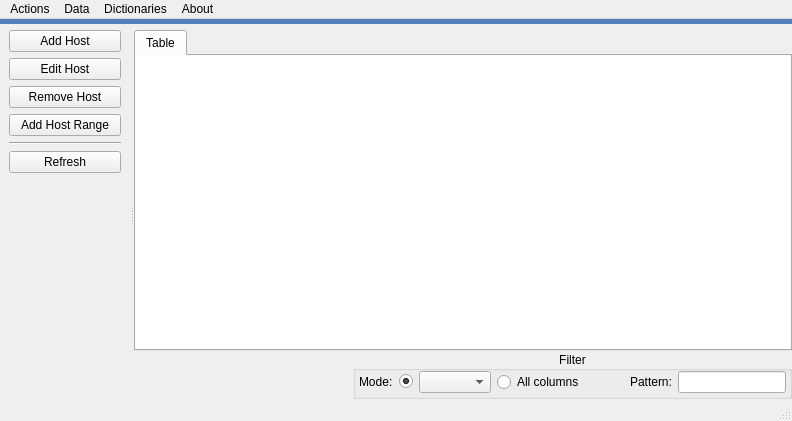
<?xml version="1.0" encoding="UTF-8"?>
<ui version="4.0">
 <class>MainWindow</class>
 <widget class="QMainWindow" name="MainWindow">
  <property name="geometry">
   <rect>
    <x>0</x>
    <y>0</y>
    <width>792</width>
    <height>421</height>
   </rect>
  </property>
  <property name="windowTitle">
   <string>c3Networks</string>
  </property>
  <property name="styleSheet">
   <string notr="true">QTableView::item:selected 
	{
    background: #567dbc;
	border: none;
	}
</string>
  </property>
  <property name="animated">
   <bool>false</bool>
  </property>
  <property name="tabShape">
   <enum>QTabWidget::Rounded</enum>
  </property>
  <widget class="QWidget" name="centralwidget">
   <layout class="QVBoxLayout" name="verticalLayout_4">
    <property name="leftMargin">
     <number>0</number>
    </property>
    <property name="topMargin">
     <number>0</number>
    </property>
    <property name="rightMargin">
     <number>0</number>
    </property>
    <property name="bottomMargin">
     <number>0</number>
    </property>
    <item>
     <widget class="QWidget" name="widget" native="true">
      <property name="sizePolicy">
       <sizepolicy hsizetype="Preferred" vsizetype="Minimum">
        <horstretch>0</horstretch>
        <verstretch>0</verstretch>
       </sizepolicy>
      </property>
      <property name="minimumSize">
       <size>
        <width>0</width>
        <height>5</height>
       </size>
      </property>
      <property name="styleSheet">
       <string notr="true">background: #567dbc;</string>
      </property>
     </widget>
    </item>
    <item>
     <widget class="QSplitter" name="splitter">
      <property name="sizePolicy">
       <sizepolicy hsizetype="Expanding" vsizetype="Preferred">
        <horstretch>0</horstretch>
        <verstretch>1</verstretch>
       </sizepolicy>
      </property>
      <property name="frameShape">
       <enum>QFrame::NoFrame</enum>
      </property>
      <property name="midLineWidth">
       <number>5</number>
      </property>
      <property name="orientation">
       <enum>Qt::Horizontal</enum>
      </property>
      <property name="childrenCollapsible">
       <bool>false</bool>
      </property>
      <widget class="QScrollArea" name="scrollArea">
       <property name="minimumSize">
        <size>
         <width>130</width>
         <height>0</height>
        </size>
       </property>
       <property name="frameShape">
        <enum>QFrame::NoFrame</enum>
       </property>
       <property name="widgetResizable">
        <bool>true</bool>
       </property>
       <widget class="QWidget" name="scrollAreaWidgetContents">
        <property name="geometry">
         <rect>
          <x>0</x>
          <y>0</y>
          <width>130</width>
          <height>364</height>
         </rect>
        </property>
        <layout class="QVBoxLayout" name="verticalLayout_3">
         <property name="topMargin">
          <number>0</number>
         </property>
         <property name="bottomMargin">
          <number>9</number>
         </property>
         <item>
          <widget class="QPushButton" name="pushButton">
           <property name="minimumSize">
            <size>
             <width>100</width>
             <height>0</height>
            </size>
           </property>
           <property name="text">
            <string>Add Host</string>
           </property>
           <property name="flat">
            <bool>false</bool>
           </property>
          </widget>
         </item>
         <item>
          <widget class="QPushButton" name="buttonEditHost">
           <property name="text">
            <string>Edit Host</string>
           </property>
           <property name="flat">
            <bool>false</bool>
           </property>
          </widget>
         </item>
         <item>
          <widget class="QPushButton" name="buttonRemoveHost">
           <property name="text">
            <string>Remove Host</string>
           </property>
           <property name="flat">
            <bool>false</bool>
           </property>
          </widget>
         </item>
         <item>
          <widget class="QPushButton" name="pushAddRange">
           <property name="text">
            <string>Add Host Range</string>
           </property>
           <property name="flat">
            <bool>false</bool>
           </property>
          </widget>
         </item>
         <item>
          <widget class="Line" name="line_2">
           <property name="orientation">
            <enum>Qt::Horizontal</enum>
           </property>
          </widget>
         </item>
         <item>
          <widget class="QPushButton" name="buttonRefresh">
           <property name="text">
            <string>Refresh</string>
           </property>
           <property name="flat">
            <bool>false</bool>
           </property>
          </widget>
         </item>
         <item>
          <spacer name="verticalSpacer">
           <property name="orientation">
            <enum>Qt::Vertical</enum>
           </property>
           <property name="sizeHint" stdset="0">
            <size>
             <width>20</width>
             <height>62</height>
            </size>
           </property>
          </spacer>
         </item>
        </layout>
       </widget>
      </widget>
      <widget class="QWidget" name="widget_2" native="true">
       <property name="sizePolicy">
        <sizepolicy hsizetype="Preferred" vsizetype="Preferred">
         <horstretch>1</horstretch>
         <verstretch>0</verstretch>
        </sizepolicy>
       </property>
       <layout class="QVBoxLayout" name="verticalLayout">
        <property name="spacing">
         <number>0</number>
        </property>
        <property name="leftMargin">
         <number>0</number>
        </property>
        <property name="topMargin">
         <number>0</number>
        </property>
        <property name="rightMargin">
         <number>0</number>
        </property>
        <property name="bottomMargin">
         <number>0</number>
        </property>
        <item>
         <widget class="QTabWidget" name="tabWidget">
          <property name="sizePolicy">
           <sizepolicy hsizetype="Expanding" vsizetype="Expanding">
            <horstretch>0</horstretch>
            <verstretch>0</verstretch>
           </sizepolicy>
          </property>
          <property name="tabShape">
           <enum>QTabWidget::Rounded</enum>
          </property>
          <property name="currentIndex">
           <number>0</number>
          </property>
          <widget class="QWidget" name="tab">
           <attribute name="title">
            <string>Table</string>
           </attribute>
           <layout class="QVBoxLayout" name="verticalLayout_2">
            <property name="spacing">
             <number>0</number>
            </property>
            <property name="leftMargin">
             <number>0</number>
            </property>
            <property name="topMargin">
             <number>0</number>
            </property>
            <property name="rightMargin">
             <number>0</number>
            </property>
            <property name="bottomMargin">
             <number>0</number>
            </property>
            <item>
             <widget class="QTableView" name="ifTable">
              <property name="styleSheet">
               <string notr="true"/>
              </property>
              <property name="frameShape">
               <enum>QFrame::NoFrame</enum>
              </property>
              <property name="frameShadow">
               <enum>QFrame::Plain</enum>
              </property>
              <property name="lineWidth">
               <number>0</number>
              </property>
              <property name="midLineWidth">
               <number>0</number>
              </property>
              <property name="editTriggers">
               <set>QAbstractItemView::NoEditTriggers</set>
              </property>
              <property name="alternatingRowColors">
               <bool>true</bool>
              </property>
              <property name="selectionMode">
               <enum>QAbstractItemView::ExtendedSelection</enum>
              </property>
              <property name="selectionBehavior">
               <enum>QAbstractItemView::SelectRows</enum>
              </property>
              <property name="showGrid">
               <bool>false</bool>
              </property>
              <property name="gridStyle">
               <enum>Qt::SolidLine</enum>
              </property>
              <property name="sortingEnabled">
               <bool>true</bool>
              </property>
              <property name="wordWrap">
               <bool>false</bool>
              </property>
              <property name="cornerButtonEnabled">
               <bool>false</bool>
              </property>
              <attribute name="horizontalHeaderHighlightSections">
               <bool>false</bool>
              </attribute>
              <attribute name="horizontalHeaderShowSortIndicator" stdset="0">
               <bool>true</bool>
              </attribute>
              <attribute name="horizontalHeaderStretchLastSection">
               <bool>true</bool>
              </attribute>
              <attribute name="verticalHeaderVisible">
               <bool>false</bool>
              </attribute>
              <attribute name="verticalHeaderDefaultSectionSize">
               <number>19</number>
              </attribute>
              <attribute name="verticalHeaderHighlightSections">
               <bool>false</bool>
              </attribute>
              <attribute name="verticalHeaderMinimumSectionSize">
               <number>19</number>
              </attribute>
             </widget>
            </item>
           </layout>
          </widget>
         </widget>
        </item>
        <item>
         <widget class="QWidget" name="filterWidget" native="true">
          <property name="palette">
           <palette>
            <active/>
            <inactive/>
            <disabled/>
           </palette>
          </property>
          <layout class="QHBoxLayout" name="horizontalLayout">
           <property name="spacing">
            <number>0</number>
           </property>
           <property name="leftMargin">
            <number>0</number>
           </property>
           <property name="topMargin">
            <number>0</number>
           </property>
           <property name="rightMargin">
            <number>0</number>
           </property>
           <property name="bottomMargin">
            <number>0</number>
           </property>
           <item>
            <spacer name="horizontalSpacer">
             <property name="orientation">
              <enum>Qt::Horizontal</enum>
             </property>
             <property name="sizeHint" stdset="0">
              <size>
               <width>321</width>
               <height>20</height>
              </size>
             </property>
            </spacer>
           </item>
           <item>
            <widget class="QGroupBox" name="filterBox">
             <property name="title">
              <string>Filter</string>
             </property>
             <property name="alignment">
              <set>Qt::AlignCenter</set>
             </property>
             <property name="flat">
              <bool>false</bool>
             </property>
             <layout class="QHBoxLayout" name="horizontalLayout_2">
              <property name="spacing">
               <number>6</number>
              </property>
              <property name="leftMargin">
               <number>3</number>
              </property>
              <property name="topMargin">
               <number>0</number>
              </property>
              <property name="rightMargin">
               <number>3</number>
              </property>
              <property name="bottomMargin">
               <number>3</number>
              </property>
              <item>
               <widget class="QLabel" name="label">
                <property name="text">
                 <string>Mode:</string>
                </property>
               </widget>
              </item>
              <item>
               <widget class="QRadioButton" name="radioButton">
                <property name="text">
                 <string/>
                </property>
                <property name="checked">
                 <bool>true</bool>
                </property>
                <attribute name="buttonGroup">
                 <string notr="true">buttonGroup</string>
                </attribute>
               </widget>
              </item>
              <item>
               <widget class="QComboBox" name="ifTableFilterBox">
                <property name="sizePolicy">
                 <sizepolicy hsizetype="Preferred" vsizetype="Preferred">
                  <horstretch>0</horstretch>
                  <verstretch>0</verstretch>
                 </sizepolicy>
                </property>
               </widget>
              </item>
              <item>
               <widget class="QRadioButton" name="ifTableFilterModeButton">
                <property name="sizePolicy">
                 <sizepolicy hsizetype="Preferred" vsizetype="Preferred">
                  <horstretch>0</horstretch>
                  <verstretch>0</verstretch>
                 </sizepolicy>
                </property>
                <property name="text">
                 <string>All columns</string>
                </property>
                <property name="checkable">
                 <bool>true</bool>
                </property>
                <attribute name="buttonGroup">
                 <string notr="true">buttonGroup</string>
                </attribute>
               </widget>
              </item>
              <item>
               <spacer name="horizontalSpacer_2">
                <property name="orientation">
                 <enum>Qt::Horizontal</enum>
                </property>
                <property name="sizeType">
                 <enum>QSizePolicy::Minimum</enum>
                </property>
                <property name="sizeHint" stdset="0">
                 <size>
                  <width>40</width>
                  <height>20</height>
                 </size>
                </property>
               </spacer>
              </item>
              <item>
               <widget class="QLabel" name="label_2">
                <property name="text">
                 <string>Pattern:</string>
                </property>
               </widget>
              </item>
              <item>
               <widget class="QLineEdit" name="ifTableFilterEdit">
                <property name="sizePolicy">
                 <sizepolicy hsizetype="MinimumExpanding" vsizetype="Preferred">
                  <horstretch>0</horstretch>
                  <verstretch>0</verstretch>
                 </sizepolicy>
                </property>
               </widget>
              </item>
             </layout>
            </widget>
           </item>
          </layout>
         </widget>
        </item>
       </layout>
      </widget>
     </widget>
    </item>
   </layout>
  </widget>
  <widget class="QMenuBar" name="menuBar">
   <property name="geometry">
    <rect>
     <x>0</x>
     <y>0</y>
     <width>792</width>
     <height>21</height>
    </rect>
   </property>
   <property name="defaultUp">
    <bool>false</bool>
   </property>
   <property name="nativeMenuBar">
    <bool>false</bool>
   </property>
   <widget class="QMenu" name="menuAbout">
    <property name="title">
     <string>About</string>
    </property>
    <addaction name="actionAbout_Application"/>
    <addaction name="actionAbout_QT"/>
   </widget>
   <widget class="QMenu" name="menuAdvanced">
    <property name="title">
     <string>Data</string>
    </property>
    <addaction name="actionExport"/>
   </widget>
   <widget class="QMenu" name="menuActions">
    <property name="title">
     <string>Actions</string>
    </property>
    <addaction name="actionPing"/>
    <addaction name="actionShowArp"/>
    <addaction name="actionDNS1"/>
    <addaction name="actionDNS2"/>
   </widget>
   <widget class="QMenu" name="menuDictionaries">
    <property name="title">
     <string>Dictionaries</string>
    </property>
    <addaction name="actionDevice_Groups"/>
    <addaction name="actionInterface_Types"/>
   </widget>
   <addaction name="menuActions"/>
   <addaction name="menuAdvanced"/>
   <addaction name="menuDictionaries"/>
   <addaction name="menuAbout"/>
  </widget>
  <widget class="QStatusBar" name="statusBar"/>
  <action name="actionAbout_Application">
   <property name="text">
    <string>About Application</string>
   </property>
  </action>
  <action name="actionAbout_QT">
   <property name="text">
    <string>About QT</string>
   </property>
  </action>
  <action name="actionImport">
   <property name="text">
    <string>Import</string>
   </property>
  </action>
  <action name="actionSettings">
   <property name="text">
    <string>Settings</string>
   </property>
  </action>
  <action name="actionChangeGroup">
   <property name="text">
    <string>Change group</string>
   </property>
  </action>
  <action name="actionExport">
   <property name="text">
    <string>Export</string>
   </property>
  </action>
  <action name="actionPing">
   <property name="text">
    <string>Send PING</string>
   </property>
  </action>
  <action name="actionShowArp">
   <property name="text">
    <string>Show ARP</string>
   </property>
  </action>
  <action name="actionDNS1">
   <property name="text">
    <string>Ask DNS (by name)</string>
   </property>
  </action>
  <action name="actionDNS2">
   <property name="text">
    <string>Ask DNS (by IP)</string>
   </property>
  </action>
  <action name="actionDevice_Types">
   <property name="text">
    <string>Device Types</string>
   </property>
  </action>
  <action name="actionInterface_Types">
   <property name="text">
    <string>Interface Types</string>
   </property>
  </action>
  <action name="actionDevice_Groups">
   <property name="text">
    <string>Device Groups</string>
   </property>
  </action>
 </widget>
 <resources/>
 <connections/>
 <buttongroups>
  <buttongroup name="buttonGroup"/>
 </buttongroups>
</ui>
